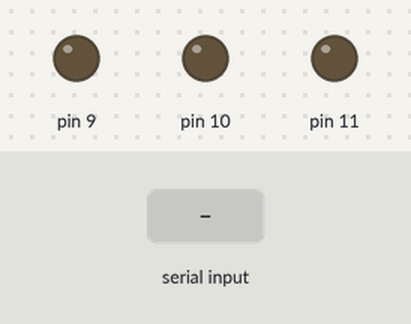
This sketch was run on a simulated Arduino Uno, built with avr-gcc and run on an emulated ATmega328P. Shown: output pins drawn as LEDs (lit = HIGH). The test bench sets the inputs (shaded band).

Above: at 1.2 s.
1.3 s: "r" received over Serial
At 1.36 s:
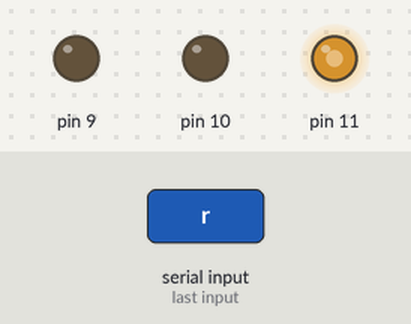
2.9 s: "p" received over Serial
At 2.96 s:
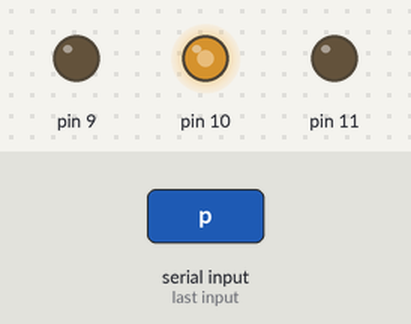
4.5 s: "b" received over Serial
At 4.56 s:
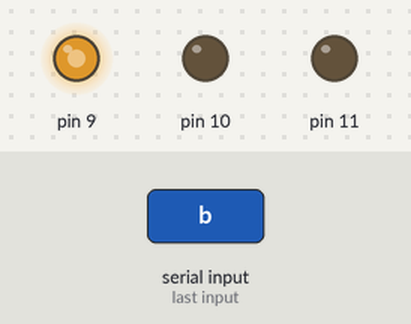
Timing chart, 0 to 7.5 s (numbered marks = the images above; inputs shaded):
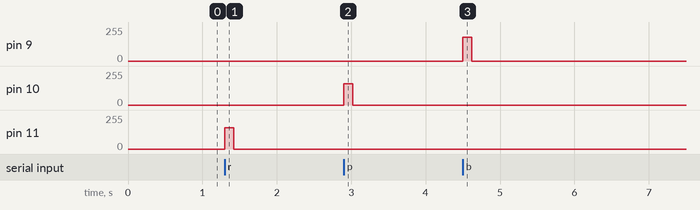

The sketch:

IM_001_drop.ino
```cpp
// (licence header left out)
int red = 11;
int purple = 10;
int blue = 9;

void setup() {
  Serial.begin(9600);

}

void loop() {
 //analogWrite(red, 255);
 //analogWrite(purple, 255);
 //analogWrite(blue, 255);
}

void drop(int _p){
  int p = _p;
  int a = 160;
  if(p == blue) a = 180;
  else if(p == purple) a = 160;
  analogWrite(p, a);
  delay(120);
  analogWrite(p, 0);
}

void serialEvent() {
    char inByte = (char)Serial.read();

   if(inByte == 'r') drop(red);
   else if(inByte == 'p') drop(purple);
   else if(inByte == 'b') drop(blue);
}
```

Measured:
- after the input at 1.3 s, pin 11: 0/255 → 160/255 at once, → 0/255 0.12 s later
- after the input at 2.9 s, pin 10: 0/255 → 160/255 at once, → 0/255 0.12 s later
- after the input at 4.5 s, pin 9: 0/255 → 180/255 at once, → 0/255 0.12 s later
